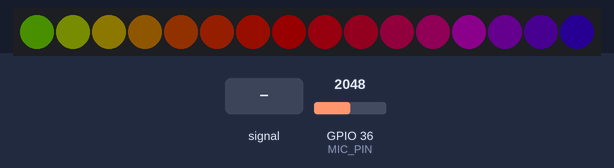
A sketch run on a simulated ESP32. Parts: 16 RGB LEDs in strip order, left to right. Inputs (shaded band) come from the test bench; at power-on: GPIO 36 (MIC_PIN) = 2048. Dim RGB values are drawn brighter than linear.

Above: at 1.2 s.
1.3 s: GPIO 36 (MIC_PIN) fed a 2 Hz sine of ±1228 counts around its level
At 1.93 s:
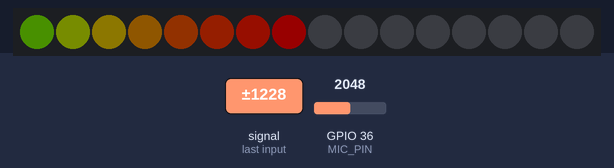
4.3 s: GPIO 36 (MIC_PIN) set to 260
At 4.9 s:
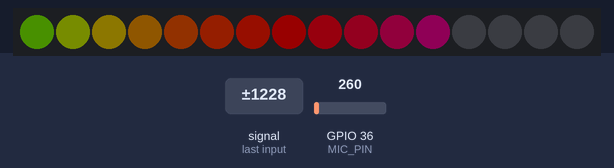
6.0 s: GPIO 36 (MIC_PIN) set to 491
At 6.8 s:
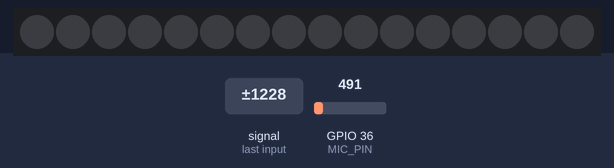
7.6 s: GPIO 36 (MIC_PIN) fed a 200 Hz sine of ±327 counts around its level
At 8.9 s:
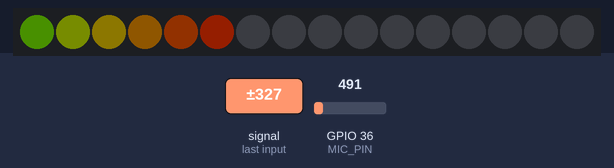
9.2 s: GPIO 36 (MIC_PIN) set to 130
At 10.3 s:
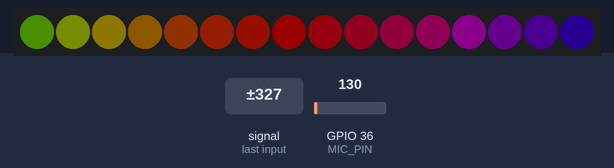
10.7 s: GPIO 36 (MIC_PIN) set to 210
Timing chart, 0 to 13.3 s (numbered marks = the images above; inputs shaded):
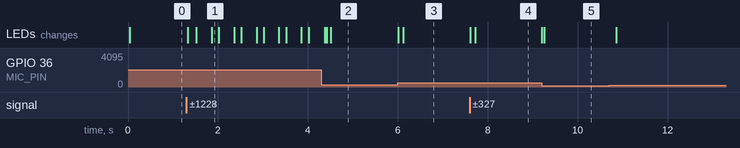

Measured:
- after the input at 1.3 s, the LEDs: first change at once (image 1 shows a later state)
- after the input at 4.3 s, the LEDs: first change after 0.07 s (image 2 shows a later state)
- after the input at 6.0 s, the LEDs: first change at once (image 3 shows a later state)
- after the input at 7.6 s, the LEDs: first change at once (image 4 shows a later state)
- after the input at 9.2 s, the LEDs: first change at once (image 5 shows a later state)

The sketch:

vu_meter.ino
```cpp
// (licence header left out)
#include<FastLED.h>
#include<MegunoLink.h>
#include<Filter.h>

// define necessary parameters
#define N_PIXELS  16
#define MIC_PIN   A0
#define LED_PIN   19 // labeled "D6" on the board
// the following parameters can be tweaked according to your audio levels
#define NOISE 550
#define TOP   (N_PIXELS+2) // allow the max level to be slightly off scale
#define LED_TYPE  WS2811
#define BRIGHTNESS  24     // a little dim for recording purposes
#define COLOR_ORDER GRB

// declare the LED array
CRGB leds[N_PIXELS];

// define the variables needed for the audio levels
int lvl = 0, minLvl = 0, maxLvl = 300; // tweak the min and max as needed

// instantiate the filter class for smoothing the raw audio signal
ExponentialFilter<long> ADCFilter(5,0);

void setup() {
  // put your setup code here, to run once:
  Serial.begin(115200);
  // initialize the LED object
  FastLED.addLeds<LED_TYPE,LED_PIN,COLOR_ORDER>(leds,N_PIXELS).setCorrection(TypicalLEDStrip);
  FastLED.setBrightness(BRIGHTNESS);
}

void loop() {
  // put your main code here, to run repeatedly:
  // read the audio signal and filter it
  int n, height;
  n = analogRead(MIC_PIN);
  // remove the MX9614 bias of 1.25VDC
  n = abs(1023 - n);
  // hard limit noise/hum
  n = (n <= NOISE) ? 0 : abs(n - NOISE);
  // apply the exponential filter to smooth the raw signal
  ADCFilter.Filter(n);
  lvl = ADCFilter.Current();
//  // plot the raw versus filtered signals
//  Serial.print(n);
//  Serial.print(" ");
//  Serial.println(lvl);
  // calculate the number of pixels as a percentage of the range
  // TO-DO: can be done dynamically by using a running average of min/max audio levels
  height = TOP * (lvl - minLvl) / (long)(maxLvl - minLvl);
  if(height < 0L) height = 0;
  else if(height > TOP) height = TOP;
  // turn the LEDs corresponding to the level on/off
  for(uint8_t i = 0; i < N_PIXELS; i++) {
    // turn off LEDs above the current level
    if(i >= height) leds[i] = CRGB(0,0,0);
    // otherwise, turn them on!
    else leds[i] = Wheel( map( i, 0, N_PIXELS-1, 30, 150 ) );
  }
  FastLED.show();
}

CRGB Wheel(byte WheelPos) {
  // return a color value based on an input value between 0 and 255
  if(WheelPos < 85)
    return CRGB(WheelPos * 3, 255 - WheelPos * 3, 0);
  else if(WheelPos < 170) {
    WheelPos -= 85;
    return CRGB(255 - WheelPos * 3, 0, WheelPos * 3);
  } else {
    WheelPos -= 170;
    return CRGB(0, WheelPos * 3, 255 - WheelPos * 3);
  }
}
```
